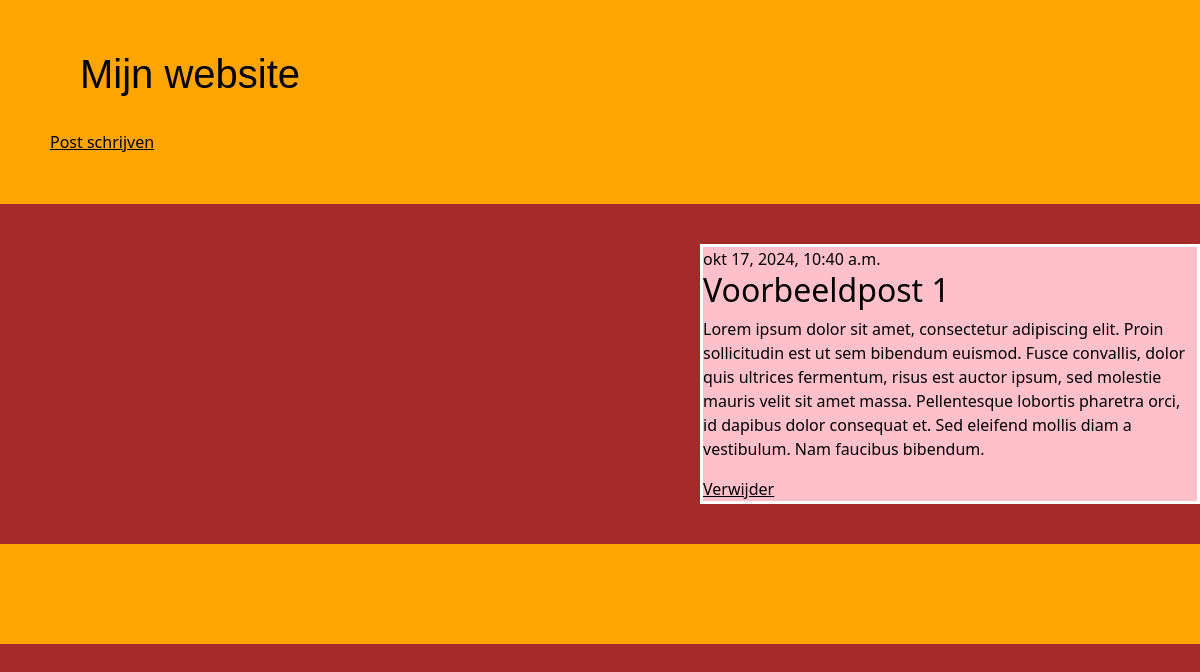
The app's page /post/1/ with its own data.
### blog/models.py (models this page shows, shortened)
class Post(models.Model):
    author = models.ForeignKey(settings.AUTH_USER_MODEL, on_delete=models.CASCADE)
    title = models.CharField(max_length=200)
    text = models.TextField()
    created_date = models.DateTimeField(default=timezone.now)
    published_date = models.DateTimeField(blank=True, null=True)

### blog/views.py (the view)
# urls.py: path('post/<int:pk>/', views.post_detail, name='post_inhoud'),
def post_detail(request, pk):
    post = get_object_or_404(Post, pk=pk)
    return render(request, 'blog/post_inhoud.html', {'post': post})

### blog/templates/blog/post_inhoud.html
{% extends 'blog/base.html' %}
{% block inhoud %}
<article class="post">
    {% if post.published_date %}
    <time class="date">
        {{ post.published_date }}
    </time>
    {% endif %}
    <h2>{{ post.title }}</h2>
    <p>{{ post.text|linebreaksbr }}</p>
    <a href="{% url 'delete' post.id %}">Verwijder</a>
</article>
{% endblock %}

### blog/templates/blog/base.html (shortened to what this page needs)
{% load static %}
<!DOCTYPE html>
<html lang="en" dir='ltr'>
    <head>
         <link href="https://cdn.jsdelivr.net/npm/bootstrap@5.1.3/dist/css/bootstrap.min.css"
         rel="stylesheet"
>
         <link rel="stylesheet" href="{% static 'css/stijl.css' %}">
    </head>
    <body>
        <header>
            <h1>Mijn website</h1><br>
            <a href="{% url 'post_nieuw' %}" class="top-menu">Post schrijven</a>
        </header>
        <section>
            {% block inhoud %}
            {% endblock %}
        </section>
        <footer></footer>
    </body>
</html>

### blog/static/css/stijl.css (style rules this page uses)
header { background-color: orange; min-height: 150px; padding: 50px; }
body { background-color: brown; color: black; }
h1 { color: black; margin-left: 30px; font-family:'Lucida Sans', 'Lucida Sans Regular', 'Lucida Grande', 'Lucida Sans Unicode', Geneva, Verdana, sans-serif }
a { color: black; }
article { width: 500px; margin-bottom: 40px; margin-top: 40px; border: 3px solid white; background-color: pink; margin-left: 700px; }
footer { background-color: orange; min-height: 100px; }

### records on screen
Post: published_date "okt 17, 2024, 10:40 a.m.", title "Voorbeeldpost 1", text "Lorem ipsum dolor sit amet, consectetur adipiscing elit. Proin sollicitudin est ut sem bibendum euismod. Fusce convallis, dolor quis ultrices fermentum, risus est auctor ipsum, sed molestie mauris velit sit amet massa. Pellentesque lobortis pharetra orci, id dapibus dolor consequat et. Sed eleifend mollis diam a vestibulum. Nam faucibus bibendum."
